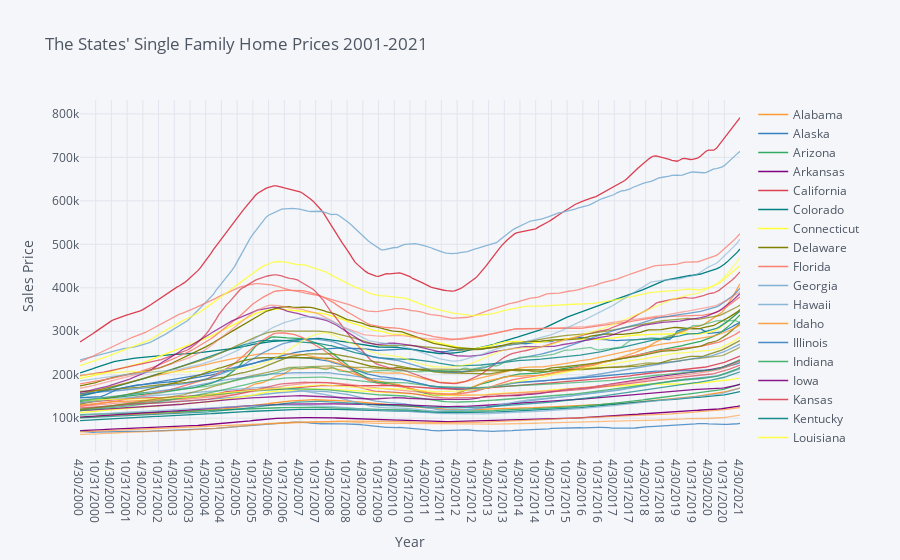

The code cell stored with this chart in its notebook:
### Code cell
df_state_price_trend.iplot(title="The States' Single Family Home Prices 2001-2021",
                    xTitle="Year",
                    yTitle="Sales Price",
                    shape=(12,1)
                    )

### Figure 1 — Plotly figure (JSON) as saved in the notebook; plotly's stock layout.template omitted (floating-point values rounded to 4 significant figures; data arrays with more than 128 entries replaced by an {"elided": "..."} marker saying what was removed)
{"data": [{"line": {"color": "rgba(255, 153, 51, 1.0)", "dash": "solid", "shape": "linear", "width": 1.3}, "mode": "lines", "name": "Alabama", "text": "", "type": "scatter", "x": {"elided": "253 str values"}, "y": {"elided": "253 float values"}}, {"line": {"color": "rgba(55, 128, 191, 1.0)", "dash": "solid", "shape": "linear", "width": 1.3}, "mode": "lines", "name": "Alaska", "text": "", "type": "scatter", "x": {"elided": "253 str values"}, "y": {"elided": "253 float values"}}, {"line": {"color": "rgba(50, 171, 96, 1.0)", "dash": "solid", "shape": "linear", "width": 1.3}, "mode": "lines", "name": "Arizona", "text": "", "type": "scatter", "x": {"elided": "253 str values"}, "y": {"elided": "253 float values"}}, {"line": {"color": "rgba(128, 0, 128, 1.0)", "dash": "solid", "shape": "linear", "width": 1.3}, "mode": "lines", "name": "Arkansas", "text": "", "type": "scatter", "x": {"elided": "253 str values"}, "y": {"elided": "253 float values"}}, {"line": {"color": "rgba(219, 64, 82, 1.0)", "dash": "solid", "shape": "linear", "width": 1.3}, "mode": "lines", "name": "California", "text": "", "type": "scatter", "x": {"elided": "253 str values"}, "y": {"elided": "253 float values"}}, {"line": {"color": "rgba(0, 128, 128, 1.0)", "dash": "solid", "shape": "linear", "width": 1.3}, "mode": "lines", "name": "Colorado", "text": "", "type": "scatter", "x": {"elided": "253 str values"}, "y": {"elided": "253 float values"}}, {"line": {"color": "rgba(255, 255, 51, 1.0)", "dash": "solid", "shape": "linear", "width": 1.3}, "mode": "lines", "name": "Connecticut", "text": "", "type": "scatter", "x": {"elided": "253 str values"}, "y": {"elided": "253 float values"}}, {"line": {"color": "rgba(128, 128, 0, 1.0)", "dash": "solid", "shape": "linear", "width": 1.3}, "mode": "lines", "name": "Delaware", "text": "", "type": "scatter", "x": {"elided": "253 str values"}, "y": {"elided": "253 float values"}}, {"line": {"color": "rgba(251, 128, 114, 1.0)", "dash": "solid", "shape": "linear", "width": 1.3}, "mode": "lines", "name": "Florida", "text": "", "type": "scatter", "x": {"elided": "253 str values"}, "y": {"elided": "253 float values"}}, {"line": {"color": "rgba(128, 177, 211, 1.0)", "dash": "solid", "shape": "linear", "width": 1.3}, "mode": "lines", "name": "Georgia", "text": "", "type": "scatter", "x": {"elided": "253 str values"}, "y": {"elided": "253 float values"}}, {"line": {"color": "rgba(128, 177, 211, 0.8999999999999999)", "dash": "solid", "shape": "linear", "width": 1.3}, "mode": "lines", "name": "Hawaii", "text": "", "type": "scatter", "x": {"elided": "253 str values"}, "y": {"elided": "253 float values"}}, {"line": {"color": "rgba(255, 153, 51, 0.8999999999999999)", "dash": "solid", "shape": "linear", "width": 1.3}, "mode": "lines", "name": "Idaho", "text": "", "type": "scatter", "x": {"elided": "253 str values"}, "y": {"elided": "253 float values"}}, {"line": {"color": "rgba(55, 128, 191, 0.8999999999999999)", "dash": "solid", "shape": "linear", "width": 1.3}, "mode": "lines", "name": "Illinois", "text": "", "type": "scatter", "x": {"elided": "253 str values"}, "y": {"elided": "253 float values"}}, {"line": {"color": "rgba(50, 171, 96, 0.8999999999999999)", "dash": "solid", "shape": "linear", "width": 1.3}, "mode": "lines", "name": "Indiana", "text": "", "type": "scatter", "x": {"elided": "253 str values"}, "y": {"elided": "253 float values"}}, {"line": {"color": "rgba(128, 0, 128, 0.8999999999999999)", "dash": "solid", "shape": "linear", "width": 1.3}, "mode": "lines", "name": "Iowa", "text": "", "type": "scatter", "x": {"elided": "253 str values"}, "y": {"elided": "253 float values"}}, {"line": {"color": "rgba(219, 64, 82, 0.8999999999999999)", "dash": "solid", "shape": "linear", "width": 1.3}, "mode": "lines", "name": "Kansas", "text": "", "type": "scatter", "x": {"elided": "253 str values"}, "y": {"elided": "253 float values"}}, {"line": {"color": "rgba(0, 128, 128, 0.8999999999999999)", "dash": "solid", "shape": "linear", "width": 1.3}, "mode": "lines", "name": "Kentucky", "text": "", "type": "scatter", "x": {"elided": "253 str values"}, "y": {"elided": "253 float values"}}, {"line": {"color": "rgba(255, 255, 51, 0.8999999999999999)", "dash": "solid", "shape": "linear", "width": 1.3}, "mode": "lines", "name": "Louisiana", "text": "", "type": "scatter", "x": {"elided": "253 str values"}, "y": {"elided": "253 float values"}}, {"line": {"color": "rgba(128, 128, 0, 0.8999999999999999)", "dash": "solid", "shape": "linear", "width": 1.3}, "mode": "lines", "name": "Maine", "text": "", "type": "scatter", "x": {"elided": "253 str values"}, "y": {"elided": "253 float values"}}, {"line": {"color": "rgba(251, 128, 114, 0.8999999999999999)", "dash": "solid", "shape": "linear", "width": 1.3}, "mode": "lines", "name": "Maryland", "text": "", "type": "scatter", "x": {"elided": "253 str values"}, "y": {"elided": "253 float values"}}, {"line": {"color": "rgba(251, 128, 114, 0.7999999999999998)", "dash": "solid", "shape": "linear", "width": 1.3}, "mode": "lines", "name": "Massachusetts", "text": "", "type": "scatter", "x": {"elided": "253 str values"}, "y": {"elided": "253 float values"}}, {"line": {"color": "rgba(128, 177, 211, 0.7999999999999998)", "dash": "solid", "shape": "linear", "width": 1.3}, "mode": "lines", "name": "Michigan", "text": "", "type": "scatter", "x": {"elided": "253 str values"}, "y": {"elided": "253 float values"}}, {"line": {"color": "rgba(255, 153, 51, 0.7999999999999998)", "dash": "solid", "shape": "linear", "width": 1.3}, "mode": "lines", "name": "Minnesota", "text": "", "type": "scatter", "x": {"elided": "253 str values"}, "y": {"elided": "253 float values"}}, {"line": {"color": "rgba(55, 128, 191, 0.7999999999999998)", "dash": "solid", "shape": "linear", "width": 1.3}, "mode": "lines", "name": "Mississippi", "text": "", "type": "scatter", "x": {"elided": "253 str values"}, "y": {"elided": "253 float values"}}, {"line": {"color": "rgba(50, 171, 96, 0.7999999999999998)", "dash": "solid", "shape": "linear", "width": 1.3}, "mode": "lines", "name": "Missouri", "text": "", "type": "scatter", "x": {"elided": "253 str values"}, "y": {"elided": "253 float values"}}, {"line": {"color": "rgba(128, 0, 128, 0.7999999999999998)", "dash": "solid", "shape": "linear", "width": 1.3}, "mode": "lines", "name": "Nebraska", "text": "", "type": "scatter", "x": {"elided": "253 str values"}, "y": {"elided": "253 float values"}}, {"line": {"color": "rgba(219, 64, 82, 0.7999999999999998)", "dash": "solid", "shape": "linear", "width": 1.3}, "mode": "lines", "name": "Nevada", "text": "", "type": "scatter", "x": {"elided": "253 str values"}, "y": {"elided": "253 float values"}}, {"line": {"color": "rgba(0, 128, 128, 0.7999999999999998)", "dash": "solid", "shape": "linear", "width": 1.3}, "mode": "lines", "name": "New Hampshire", "text": "", "type": "scatter", "x": {"elided": "253 str values"}, "y": {"elided": "253 float values"}}, {"line": {"color": "rgba(255, 255, 51, 0.7999999999999998)", "dash": "solid", "shape": "linear", "width": 1.3}, "mode": "lines", "name": "New Jersey", "text": "", "type": "scatter", "x": {"elided": "253 str values"}, "y": {"elided": "253 float values"}}, {"line": {"color": "rgba(128, 128, 0, 0.7999999999999998)", "dash": "solid", "shape": "linear", "width": 1.3}, "mode": "lines", "name": "New Mexico", "text": "", "type": "scatter", "x": {"elided": "253 str values"}, "y": {"elided": "253 float values"}}, {"line": {"color": "rgba(128, 128, 0, 0.7)", "dash": "solid", "shape": "linear", "width": 1.3}, "mode": "lines", "name": "New York", "text": "", "type": "scatter", "x": {"elided": "253 str values"}, "y": {"elided": "253 float values"}}, {"line": {"color": "rgba(251, 128, 114, 0.7)", "dash": "solid", "shape": "linear", "width": 1.3}, "mode": "lines", "name": "North Carolina", "text": "", "type": "scatter", "x": {"elided": "253 str values"}, "y": {"elided": "253 float values"}}, {"line": {"color": "rgba(128, 177, 211, 0.7)", "dash": "solid", "shape": "linear", "width": 1.3}, "mode": "lines", "name": "Ohio", "text": "", "type": "scatter", "x": {"elided": "253 str values"}, "y": {"elided": "253 float values"}}, {"line": {"color": "rgba(255, 153, 51, 0.7)", "dash": "solid", "shape": "linear", "width": 1.3}, "mode": "lines", "name": "Oklahoma", "text": "", "type": "scatter", "x": {"elided": "253 str values"}, "y": {"elided": "253 float values"}}, {"line": {"color": "rgba(55, 128, 191, 0.7)", "dash": "solid", "shape": "linear", "width": 1.3}, "mode": "lines", "name": "Oregon", "text": "", "type": "scatter", "x": {"elided": "253 str values"}, "y": {"elided": "253 float values"}}, {"line": {"color": "rgba(50, 171, 96, 0.7)", "dash": "solid", "shape": "linear", "width": 1.3}, "mode": "lines", "name": "Pennsylvania", "text": "", "type": "scatter", "x": {"elided": "253 str values"}, "y": {"elided": "253 float values"}}, {"line": {"color": "rgba(128, 0, 128, 0.7)", "dash": "solid", "shape": "linear", "width": 1.3}, "mode": "lines", "name": "Rhode Island", "text": "", "type": "scatter", "x": {"elided": "253 str values"}, "y": {"elided": "253 float values"}}, {"line": {"color": "rgba(219, 64, 82, 0.7)", "dash": "solid", "shape": "linear", "width": 1.3}, "mode": "lines", "name": "South Carolina", "text": "", "type": "scatter", "x": {"elided": "253 str values"}, "y": {"elided": "253 float values"}}, {"line": {"color": "rgba(0, 128, 128, 0.7)", "dash": "solid", "shape": "linear", "width": 1.3}, "mode": "lines", "name": "Tennessee", "text": "", "type": "scatter", "x": {"elided": "253 str values"}, "y": {"elided": "253 float values"}}, {"line": {"color": "rgba(255, 255, 51, 0.7)", "dash": "solid", "shape": "linear", "width": 1.3}, "mode": "lines", "name": "Texas", "text": "", "type": "scatter", "x": {"elided": "253 str values"}, "y": {"elided": "253 float values"}}, {"line": {"color": "rgba(255, 255, 51, 0.5999999999999999)", "dash": "solid", "shape": "linear", "width": 1.3}, "mode": "lines", "name": "Utah", "text": "", "type": "scatter", "x": {"elided": "253 str values"}, "y": {"elided": "253 float values"}}, {"line": {"color": "rgba(128, 128, 0, 0.5999999999999999)", "dash": "solid", "shape": "linear", "width": 1.3}, "mode": "lines", "name": "Vermont", "text": "", "type": "scatter", "x": {"elided": "253 str values"}, "y": {"elided": "253 float values"}}, {"line": {"color": "rgba(251, 128, 114, 0.5999999999999999)", "dash": "solid", "shape": "linear", "width": 1.3}, "mode": "lines", "name": "Virginia", "text": "", "type": "scatter", "x": {"elided": "253 str values"}, "y": {"elided": "253 float values"}}, {"line": {"color": "rgba(128, 177, 211, 0.5999999999999999)", "dash": "solid", "shape": "linear", "width": 1.3}, "mode": "lines", "name": "Washington", "text": "", "type": "scatter", "x": {"elided": "253 str values"}, "y": {"elided": "253 float values"}}, {"line": {"color": "rgba(255, 153, 51, 0.5999999999999999)", "dash": "solid", "shape": "linear", "width": 1.3}, "mode": "lines", "name": "West Virginia", "text": "", "type": "scatter", "x": {"elided": "253 str values"}, "y": {"elided": "253 float values"}}, {"line": {"color": "rgba(55, 128, 191, 0.5999999999999999)", "dash": "solid", "shape": "linear", "width": 1.3}, "mode": "lines", "name": "Wisconsin", "text": "", "type": "scatter", "x": {"elided": "253 str values"}, "y": {"elided": "253 float values"}}, {"line": {"color": "rgba(50, 171, 96, 0.5999999999999999)", "dash": "solid", "shape": "linear", "width": 1.3}, "mode": "lines", "name": "Wyoming", "text": "", "type": "scatter", "x": {"elided": "253 str values"}, "y": {"elided": "253 float values"}}], "layout": {"legend": {"bgcolor": "#F5F6F9", "font": {"color": "#4D5663"}}, "paper_bgcolor": "#F5F6F9", "plot_bgcolor": "#F5F6F9", "title": {"font": {"color": "#4D5663"}, "text": "The States' Single Family Home Prices 2001-2021"}, "xaxis": {"gridcolor": "#E1E5ED", "showgrid": true, "tickfont": {"color": "#4D5663"}, "title": {"font": {"color": "#4D5663"}, "text": "Year"}, "zerolinecolor": "#E1E5ED"}, "yaxis": {"gridcolor": "#E1E5ED", "showgrid": true, "tickfont": {"color": "#4D5663"}, "title": {"font": {"color": "#4D5663"}, "text": "Sales Price"}, "zerolinecolor": "#E1E5ED"}}}
